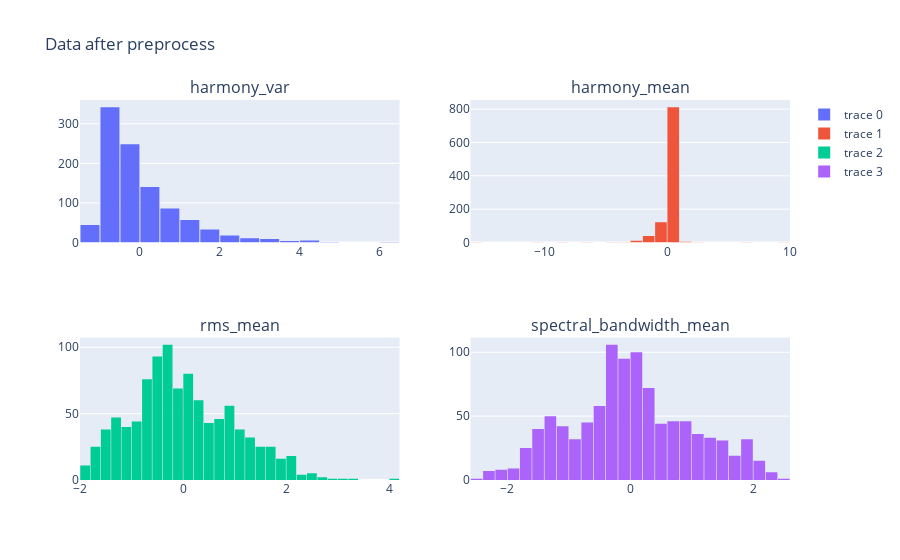

Notebook cell for this chart:
### Code cell
hist1 = go.Histogram(
        x=df['harmony_var'],
        nbinsx=30)
hist2 = go.Histogram(
        x=df['harmony_mean'],
        nbinsx=30)
hist3= go.Histogram(
        x=df['rms_mean'],
        nbinsx=30)
hist4=go.Histogram(
        x=df['spectral_bandwidth_mean'],
        nbinsx=30)
fig=make_subplots(2,2,
                  subplot_titles=['harmony_var',
                                  'harmony_mean',
                                  'rms_mean',
                                  'spectral_bandwidth_mean'])
fig.append_trace(hist1,1,1)
fig.append_trace(hist2,1,2)
fig.append_trace(hist3,2,1)
fig.append_trace(hist4,2,2)
fig.update_layout(bargap=0.05,
                 title_text='Data after preprocess')
fig.show(width=10,height=10)

### Figure 1 — Plotly figure (JSON) as saved in the notebook; plotly's stock layout.template omitted (floating-point values rounded to 4 significant figures; data arrays with more than 128 entries replaced by an {"elided": "..."} marker saying what was removed)
{"data": [{"nbinsx": 30, "type": "histogram", "x": {"elided": "999 float values"}, "xaxis": "x", "yaxis": "y"}, {"nbinsx": 30, "type": "histogram", "x": {"elided": "999 float values"}, "xaxis": "x2", "yaxis": "y2"}, {"nbinsx": 30, "type": "histogram", "x": {"elided": "999 float values"}, "xaxis": "x3", "yaxis": "y3"}, {"nbinsx": 30, "type": "histogram", "x": {"elided": "999 float values"}, "xaxis": "x4", "yaxis": "y4"}], "layout": {"annotations": [{"font": {"size": 16}, "showarrow": false, "text": "harmony_var", "x": 0.225, "xanchor": "center", "xref": "paper", "y": 1, "yanchor": "bottom", "yref": "paper"}, {"font": {"size": 16}, "showarrow": false, "text": "harmony_mean", "x": 0.775, "xanchor": "center", "xref": "paper", "y": 1, "yanchor": "bottom", "yref": "paper"}, {"font": {"size": 16}, "showarrow": false, "text": "rms_mean", "x": 0.225, "xanchor": "center", "xref": "paper", "y": 0.375, "yanchor": "bottom", "yref": "paper"}, {"font": {"size": 16}, "showarrow": false, "text": "spectral_bandwidth_mean", "x": 0.775, "xanchor": "center", "xref": "paper", "y": 0.375, "yanchor": "bottom", "yref": "paper"}], "bargap": 0.05, "title": {"text": "Data after preprocess"}, "xaxis": {"anchor": "y", "domain": [0, 0.45]}, "xaxis2": {"anchor": "y2", "domain": [0.55, 1]}, "xaxis3": {"anchor": "y3", "domain": [0, 0.45]}, "xaxis4": {"anchor": "y4", "domain": [0.55, 1]}, "yaxis": {"anchor": "x", "domain": [0.625, 1]}, "yaxis2": {"anchor": "x2", "domain": [0.625, 1]}, "yaxis3": {"anchor": "x3", "domain": [0, 0.375]}, "yaxis4": {"anchor": "x4", "domain": [0, 0.375]}}}
